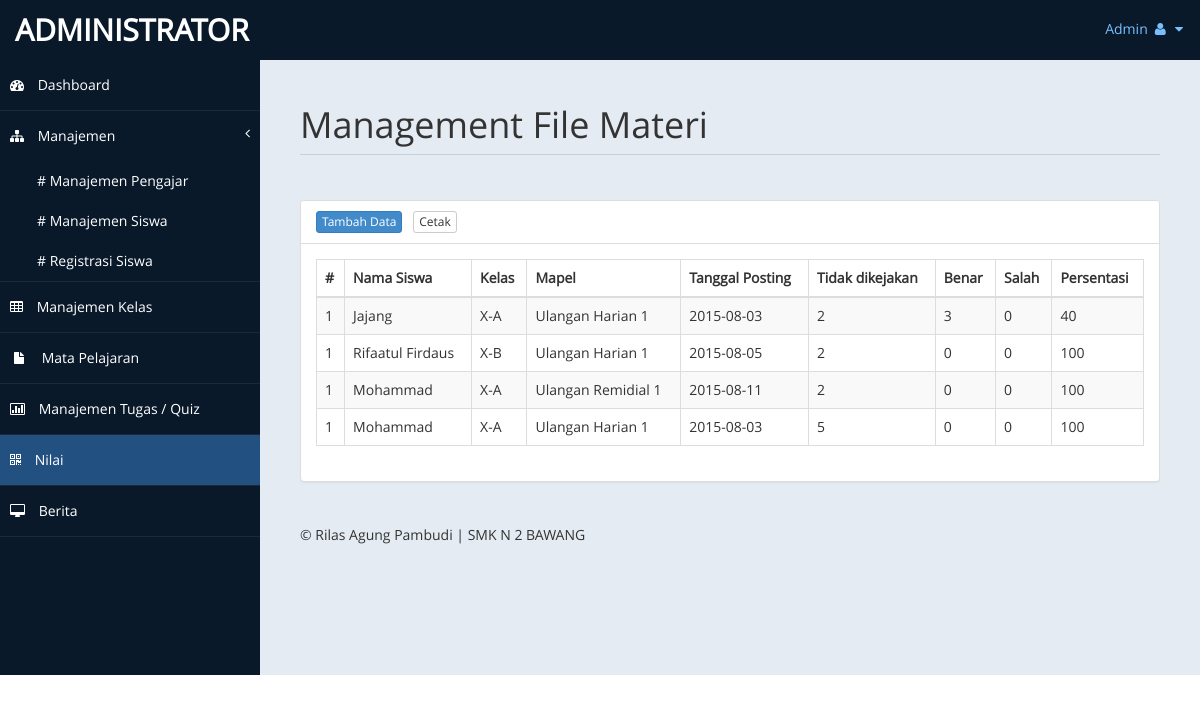
Page /admin/index.php?page=nilai (signed in) on the earlier database version.
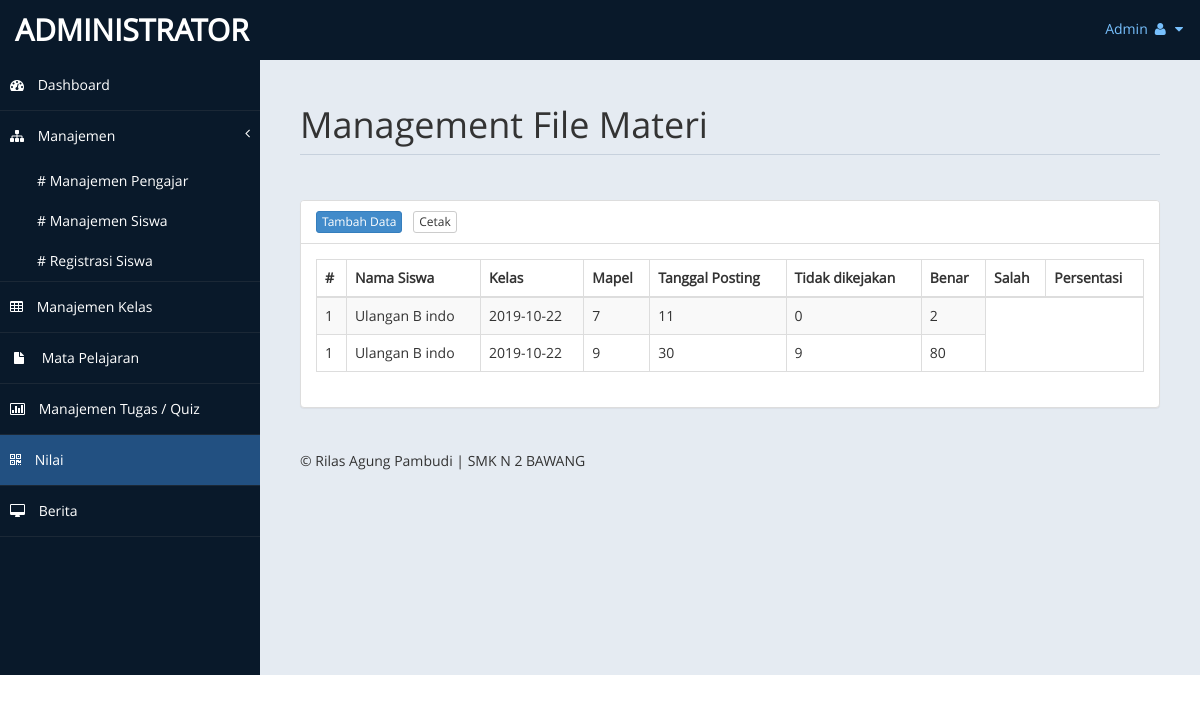
Same page on the later database version.
### tables this page shows
CREATE TABLE `tb_nilai_pilgan` (
  `id` int(11) NOT NULL,
  `id_tq` int(4) NOT NULL,
  `id_siswa` int(4) NOT NULL,
  `benar` int(4) NOT NULL,
  `salah` int(4) NOT NULL,
  `tidak_dikerjakan` int(4) NOT NULL,
  `presentase` int(6) NOT NULL
);

CREATE TABLE `tb_siswa` (
  `id_siswa` int(11) NOT NULL,
  `nis` varchar(20) NOT NULL,
  `nama_lengkap` varchar(50) NOT NULL,
  `tempat_lahir` varchar(20) DEFAULT NULL,
  `tgl_lahir` date DEFAULT NULL,
  `jenis_kelamin` enum('L','P') NOT NULL,
  `agama` varchar(20) DEFAULT NULL,
  `nama_ayah` varchar(50) DEFAULT NULL,
  `nama_ibu` varchar(50) DEFAULT NULL,
  `no_telp` varchar(15) DEFAULT NULL,
  `email` varchar(100) DEFAULT NULL,
  `alamat` text,
  `id_kelas` int(5) NOT NULL,
  `thn_masuk` int(5) DEFAULT NULL,
  `foto` varchar(100) DEFAULT NULL,
  `username` varchar(40) DEFAULT NULL,
  `password` varchar(40) DEFAULT NULL,
  `pass` varchar(40) DEFAULT NULL,
  `status` enum('aktif','tidak aktif') DEFAULT NULL
);

CREATE TABLE `tb_kelas` (
  `id_kelas` int(11) NOT NULL,
  `nama_kelas` varchar(50) NOT NULL,
  `ruang` varchar(20) NOT NULL,
  `wali_kelas` int(5) NOT NULL,
  `ketua_kelas` int(5) NOT NULL,
  `tingkatan` int(10) DEFAULT NULL
);

CREATE TABLE `tb_topik_quiz` (
  `id_tq` int(11) NOT NULL,
  `judul` varchar(100) NOT NULL,
  `id_kelas` int(5) NOT NULL,
  `id_mapel` int(5) NOT NULL,
  `tgl_buat` date NOT NULL,
  `pembuat` int(10) NOT NULL,
  `waktu_soal` int(8) NOT NULL,
  `info` varchar(250) NOT NULL,
  `status` enum('aktif','tidak aktif') NOT NULL,
  `tgl_mulai` datetime DEFAULT NULL,
  `tgl_akhir` datetime DEFAULT NULL
);

### admin/inc/nilai.php (the view, shortened to what the changed rows need)
<div class="row">
    <div class="col-md-12">
        <h1 class="page-header">Management File Materi</h1>
    </div>
</div>
<?php
if(@$_GET['action'] == '') { ?>
	<div class="row">
		<div class="col-md-12">
	        <div class="panel panel-default">
	            <div class="panel-body">
	                <div class="table-responsive">
	                    <table class="table table-striped table-bordered table-hover" id="datamateri">
	                        <thead>
	                            <tr>
	                                <th>#</th>
	                                <th>Nama Siswa</th>
	                                <th>Kelas</th>
	                                <th>Mapel</th>
	                                <th>Tanggal Posting</th>
									<th>Tidak dikejakan</th>
	                                <th>Benar</th>
	                                <th>Salah</th>
									<th>Persentasi</th>
	                            </tr>
	                        </thead>
	                        <tbody>
	                        <?php
	                        if(@$_SESSION[admin]) {
								$query = mysqli_query($db,"SELECT * FROM tb_nilai_pilgan") or die($db->error);
								if(mysqli_num_rows($query) > 0) {
									while($data_nilai = mysqli_fetch_array($query)) {
										?>
										<tr>
										<td>1</td>
										<?php
									$q_siswa = mysqli_query($db,"SELECT * FROM tb_siswa WHERE id_siswa=".$data_nilai['id_siswa']) or die($db->error);
										if(mysqli_num_rows($q_siswa)>0){
											while($data_siswa = mysqli_fetch_array($q_siswa)){
												?>
												<td><?php echo $data_siswa['nama_lengkap']?></td>
												<?php
												$q_kelas = mysqli_query($db,"SELECT * FROM tb_kelas WHERE id_kelas=".$data_siswa['id_kelas']) or die($db->error);
												if(mysqli_num_rows($q_kelas)>0){
													while($data_kelas = mysqli_fetch_array($q_kelas)){
														?>
														<td><?php echo $data_kelas['nama_kelas']?></td>
														<?php
													}
												}
											}
										}
									$q_quiz = mysqli_query($db,"SELECT * FROM tb_topik_quiz WHERE id_tq=".$data_nilai['id_tq']) or die($db->error);
										if(mysqli_num_rows($q_quiz)>0){
											while($data_quiz = mysqli_fetch_array($q_quiz)){
												?>
												<td><?php echo $data_quiz['judul']?></td>
												<td><?php echo $data_quiz['tgl_buat']?></td>
												<?php
											}
										}
									?>
									<td><?php echo $data_nilai['benar']?></td>
									<td><?php echo $data_nilai['salah']?></td>
									<td><?php echo $data_nilai['tidak_dikerjakan']?></td>
									<td><?php echo $data_nilai['presentase']?></td>
									</tr>
									<?php
									}
								} else {
									echo '<tr><td colspan="9" align="center">Data tidak ditemukan</td></tr>';
								}
							} else if(@$_SESSION[pengajar]) {
								$pengajar = $_SESSION['pengajar'];
							$query = mysqli_query($db,"SELECT * FROM tb_topik_quiz WHERE pembuat=$pengajar") or die($db->error);
							if(mysqli_num_rows($query) > 0) {
	                        	while($data_quiz = mysqli_fetch_array($query)) {
									?>
									<?php
									$sql_nilai = mysqli_query($db,"SELECT * FROM tb_nilai_pilgan WHERE id_tq=".$data_quiz['id_tq']) or die($db->error);
									if(mysqli_num_rows($sql_nilai )>0){
										while($data_nilai = mysqli_fetch_array($sql_nilai)){
											?>
											<tr>
											<td>1</td>
											<?php
												$q_siswa = mysqli_query($db,"SELECT * FROM tb_siswa WHERE id_siswa=".$data_nilai['id_siswa']) or die($db->error);
												if(mysqli_num_rows($q_siswa)>0){
													while($data_siswa = mysqli_fetch_array($q_siswa)){
														?>
														<td><?php echo $data_siswa['nama_lengkap']?></td>
														<?php
														$q_kelas = mysqli_query($db,"SELECT * FROM tb_kelas WHERE id_kelas=".$data_siswa['id_kelas']) or die($db->error);
														if(mysqli_num_rows($q_kelas)>0){
															while($data_kelas = mysqli_fetch_array($q_kelas)){
																?>
																<td><?php echo $data_kelas['nama_kelas']?></td>
																<?php
															}
														}
													}
												}
											?>
											<td><?php echo $data_quiz['judul']?></td>
											<td><?php echo $data_quiz['tgl_buat']?></td>
											<td><?php echo $data_nilai['benar']?></td>
											<td><?php echo $data_nilai['salah']?></td>
											<td><?php echo $data_nilai['tidak_dikerjakan']?></td>
											<td><?php echo $data_nilai['presentase']?></td>
											</tr>
											<?php
										}
									}
									?>
								<?php
	                        	}
	                        } else {
	                        	echo '<tr><td colspan="9" align="center">Data tidak ditemukan</td></tr>';
	                        }
							}
	                         ?>
	                        </tbody>
	                    </table>
	                </div>
	            </div>
	        </div>
	    </div>
	</div>
<?php
} if(@$_GET['action'] == 'tambah') { ?>
	<div class="row">
		<div class="col-md-6">
            <div class="panel panel-default">
                <div class="panel-heading">Tambah File Materi &nbsp; <a href="?page=materi" class="btn btn-warning btn-xs">Kembali</a></div>
                <div class="panel-body">
	                <?php
	                if(@$_SESSION[admin]) { ?>
	                	<form method="post" enctype="multipart/form-data">
	                    	<div class="form-group">
	                            <label>Judul *</label>
	                            <input type="text" name="judul" class="form-control" required />
	                        </div>
	                        <div class="form-group">
	                            <label>Mapel *</label>
	                            <select name="mapel" class="form-control" required>
	                            	<option value="">- Pilih -</option>
	                            	<?php
	                            	$sql_mapel = mysqli_query($db, "SELECT * FROM tb_mapel") or die ($db->error);
	                            	while($data_mapel = mysqli_fetch_array($sql_mapel)) {
	                            		echo '<option value="'.$data_mapel['id'].'">'.$data_mapel['mapel'].'</option>';
	                            	} ?>
	                            </select>
	                        </div>
	                        <div class="form-group">
	                            <label>Kelas *</label>
	                            <select name="kelas" class="form-control" required>
	                            	<option value="">- Pilih -</option>
	                            	<?php
	                            	$sql_kelas = mysqli_query($db, "SELECT * FROM tb_kelas") or die ($db->error);
	                            	while($data_kelas = mysqli_fetch_array($sql_kelas)) {
	                            		echo '<option value="'.$data_kelas['id_kelas'].'">'.$data_kelas['nama_kelas'].'</option>';
	                            	} ?>
	                            </select>
	                        </div>
	                        <div class="form-group">
	                            <label>File *</label>
	                            <input type="file" name="materi" class="form-control" required />
	                        </div>
	                        <div class="form-group">
	                            <input type="submit" name="simpan" value="Simpan" class="btn btn-success" />
	                            <input type="reset" value="Reset" class="btn btn-danger" />
	                        </div>
	                    </form>
					<?php
	                } else if(@$_SESSION[pengajar]) { ?>
	                    <form method="post" enctype="multipart/form-data">
	                    	<div class="form-group">
	                            <label>Judul *</label>
	                            <input type="text" name="judul" class="form-control" required />
	                        </div>
	                        <div class="form-group">
	                            <label>Mapel yang Anda Ajar *</label>
	                            <select name="mapel" class="form-control" required>
	                            	<option value="">- Pilih -</option>
	                            	<?php
	                            	$sql_mapel_ajar = mysqli_query($db, "SELECT DISTINCT(id_mapel) FROM tb_mapel_ajar WHERE id_pengajar = '$_SESSION[pengajar]'") or die ($db->error);
	                            	while($data_mapel_ajar = mysqli_fetch_array($sql_mapel_ajar)) {
	                            		$sql_mapel = mysqli_query($db, "SELECT * FROM tb_mapel WHERE id = '$data_mapel_ajar[id_mapel]'") or die($db->error);
	                            		$data_mapel = mysqli_fetch_array($sql_mapel);
	                            		echo '<option value="'.$data_mapel_ajar['id_mapel'].'">'.$data_mapel['mapel'].'</option>';
	                            	} ?>
	                            </select>
	                        </div>
	                        <div class="form-group">
	                            <label>Kelas yang Anda Ajar *</label>
	                            <select name="kelas" class="form-control" required>
	                            	<option value="">- Pilih -</option>
	                            	<?php
	                            	$sql_kelas = mysqli_query($db, "SELECT * FROM tb_kelas_ajar JOIN tb_kelas ON tb_kelas_ajar.id_kelas = tb_kelas.id_kelas WHERE tb_kelas_ajar.id_pengajar = '$_SESSION[pengajar]'") or die ($db->error);
	                            	while($data_kelas = mysqli_fetch_array($sql_kelas)) {
	                            		echo '<option value="'.$data_kelas['id_kelas'].'">'.$data_kelas['nama_kelas'].'</option>';
	                            	} ?>
	                            </select>
	                        </div>
	                        <div class="form-group">
	                            <label>File *</label>
	                            <input type="file" name="materi" class="form-control" required />
	                        </div>
	                        <div class="form-group">
	                            <input type="submit" name="simpan" value="Simpan" class="btn btn-success" />
	                            <input type="reset" value="Reset" class="btn btn-danger" />
	                        </div>
	                    </form>
                    <?php
	                }
                    if(@$_POST['simpan']) {
                    	$judul = @mysqli_real_escape_string($db, $_POST['judul']);
                        $mapel = @mysqli_real_escape_string($db, $_POST['mapel']);
                        $kelas = @mysqli_real_escape_string($db, $_POST['kelas']);
                        $sumber = @$_FILES['materi']['tmp_name'];
                        $target = 'file_materi/';
                        $nama_file = @$_FILES['materi']['name'];
                        if(move_uploaded_file($sumber, $target.$nama_file)) {
                        	if(@$_SESSION[admin]) {
	                            mysqli_query($db, "INSERT INTO tb_file_materi VALUES('', '$judul', '$kelas', '$mapel', '$nama_file', now(), 'admin', '0')") or die ($db->error);
                            } else if(@$_SESSION[pengajar]) {
                            	mysqli_query($db, "INSERT INTO tb_file_materi VALUES('', '$judul', '$kelas', '$mapel', '$nama_file', now(), '$_SESSION[pengajar]', '0')") or die ($db->error);
                            }
                            echo '<script>window.location="?page=materi";</script>';
                        } else {
                            echo '<script>alert("Gagal menambah materi, file gagal diupload, coba lagi!");</script>';
                        }
                    } ?>
                </div>
            </div>
        </div>
	</div>
<?php
} else if(@$_GET['action'] == 'hapus') {
	mysqli_query($db, "DELETE FROM tb_file_materi WHERE id_materi = '$_GET[IDmateri]'") or die($db->error);
	echo "<script>window.location='?page=materi';</script>";
} ?>

Differences in the rows shown:
removed tb_nilai_pilgan: benar "2", salah "3", tidak_dikerjakan "0", presentase "40"
removed tb_siswa: nama_lengkap "Jajang", shown under "2"
removed tb_kelas: nama_kelas "X-A"
removed tb_topik_quiz: judul "Ulangan Harian 1", tgl_buat "2015-08-03"
removed tb_nilai_pilgan: benar "2", salah "0", tidak_dikerjakan "0", presentase "100"
removed tb_siswa: nama_lengkap "Rifaatul Firdaus", shown under "2"
removed tb_kelas: nama_kelas "X-B", shown under "Rifaatul Firdaus"
removed tb_topik_quiz: judul "Ulangan Harian 1", tgl_buat "2015-08-05", shown under "2"
removed tb_nilai_pilgan: benar "2", salah "0", tidak_dikerjakan "0", presentase "100"
removed tb_siswa: nama_lengkap "Mohammad"
removed tb_topik_quiz: judul "Ulangan Remidial 1", tgl_buat "2015-08-11", shown under "2"
removed tb_nilai_pilgan: benar "5", salah "0", tidak_dikerjakan "0", presentase "100"
added tb_nilai_pilgan: benar "7", salah "11", tidak_dikerjakan "0", presentase "2"
added tb_topik_quiz: judul "Ulangan B indo", tgl_buat "2019-10-22"
added tb_nilai_pilgan: benar "9", salah "30", tidak_dikerjakan "9", presentase "80"
